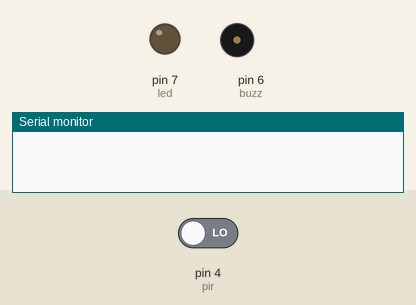
The sketch below on a simulated Arduino Uno, built with avr-gcc and run on an emulated ATmega328P. Parts: output pins drawn as LEDs (lit = HIGH), buzzer (waves = sounding, pin HIGH), the last lines printed to the serial monitor. Inputs (shaded band) come from the test bench; at power-on: pin 4 (pir) LOW.

Above: at 1.2 s.
1.3 s: pin 4 (pir) driven HIGH
At 2.4 s:
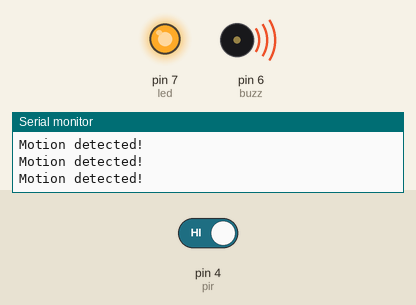
2.9 s: pin 4 (pir) driven LOW
At 3.6 s:
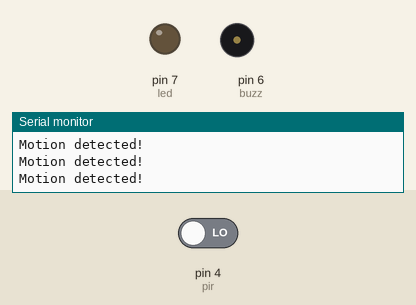
Timing chart, 0 to 5.9 s (numbered marks = the images above; inputs shaded):
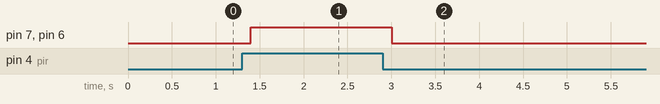

The sketch:

MCPIL61.ino
```cpp
//  Detection of motion using PIR sensor. Use LED and buzzer with PIR sensor to indicate motion.
int pir = 4;
int led = 7;
int buzz = 6;

void setup()
{
    pinMode(pir, INPUT);
    pinMode(led, OUTPUT);
    pinMode(buzz, OUTPUT);
    Serial.begin(9600);
}

void loop()
{
    int readData = digitalRead(pir);
    if (readData == HIGH)
    {
        digitalWrite(led, HIGH);  // LED ON
        digitalWrite(buzz, HIGH); // BUZZER ON
        Serial.println("Motion detected!");
    }
    else
    {
        digitalWrite(led, LOW);  // LED OFF
        digitalWrite(buzz, LOW); // BUZZER OFF
    }
    delay(200);
}
```

Measured:
- after the input at 1.3 s, pin 7 (led), pin 6 (buzz): LOW → HIGH after 0.10 s
- after the input at 2.9 s, pin 7 (led), pin 6 (buzz): HIGH → LOW after 0.10 s
